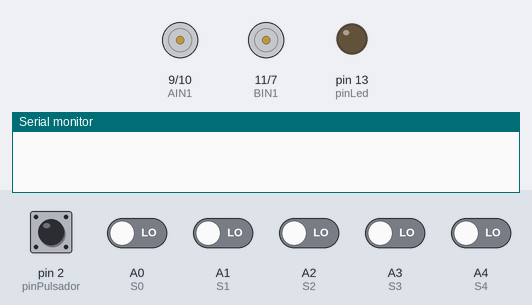
Bench run of a sketch on a simulated Arduino Uno, built with avr-gcc and run on an emulated ATmega328P. Shown: motor-driver pin pairs drawn as motors (green arrow = first pin HIGH = forward, orange = second pin HIGH = backward, longer = more drive, scaled by the enable pin), output pins drawn as LEDs (lit = HIGH), the last lines printed to the serial monitor. Inputs (shaded band) come from the test bench; at power-on: A0 (S0), A1 (S1), A2 (S2), A3 (S3), A4 (S4), pin 2 (pinPulsador) LOW.

Above: at 1.2 s.
1.3 s: pin 2 (pinPulsador) pulled HIGH for 0.15 s
At 2.8 s:
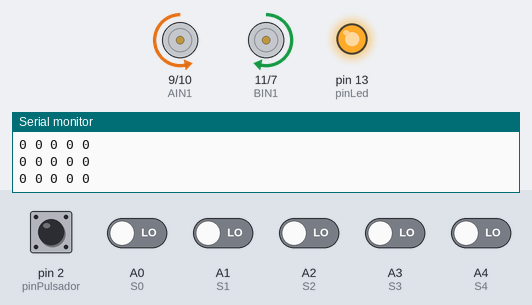
3.1 s: pin 2 (pinPulsador) pulled HIGH for 1 s
At 4.6 s:
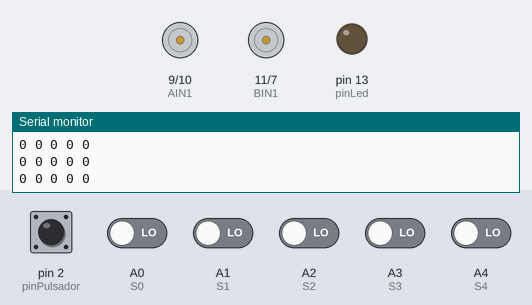
5.6 s: pin 2 (pinPulsador) driven HIGH and A0 (S0) driven HIGH and A1 (S1) driven HIGH and A2 (S2) driven HIGH and A3 (S3) driven HIGH
At 7.1 s:
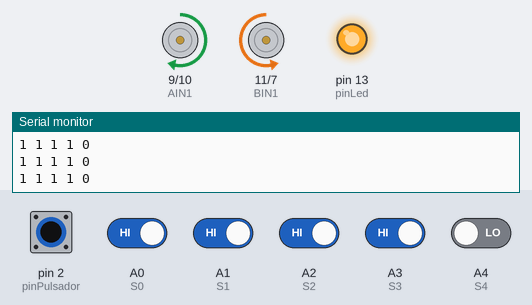
7.4 s: A2 (S2) driven LOW
At 8.1 s:
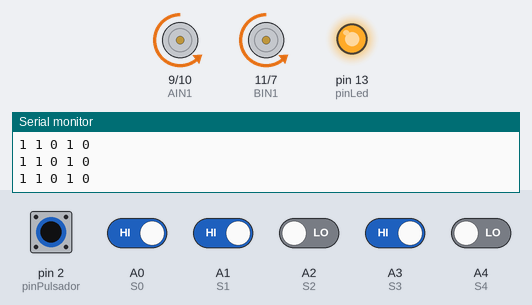
8.9 s: A2 (S2) driven HIGH
At 9.2 s:
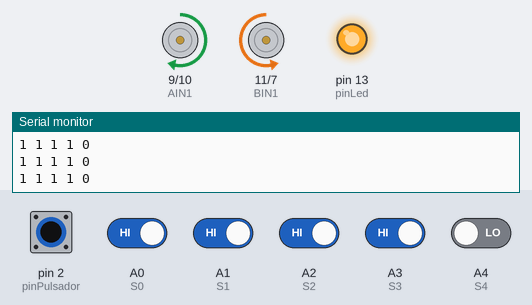
11.9 s: A4 (S4) driven HIGH
At 12.6 s:
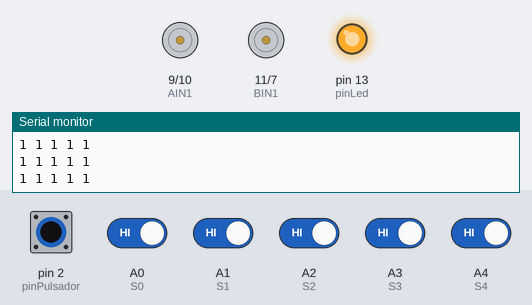
Timing chart, 0 to 14.4 s (numbered marks = the images above; inputs shaded):
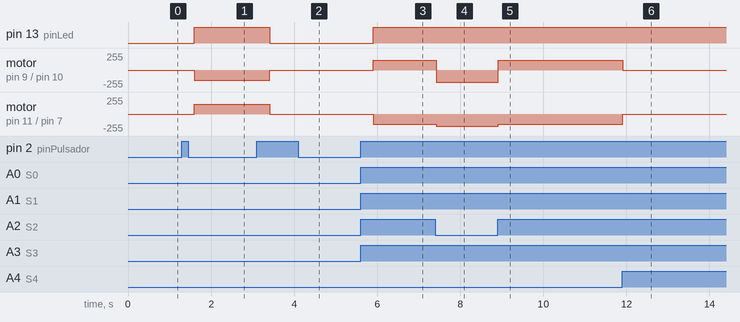

Measured:
- after the input at 1.3 s, pin 13 (pinLed): LOW → HIGH after 0.30 s; motor on pin 9 (AIN1) / pin 10 (AIN2): stopped → backward 150/255 after 0.30 s; motor on pin 11 (BIN1) / pin 7 (BIN2): stopped → forward 150/255 after 0.30 s
- after the input at 3.1 s, pin 13 (pinLed): HIGH → LOW after 0.31 s; motor on pin 9 (AIN1) / pin 10 (AIN2): backward 150/255 → stopped after 0.31 s; motor on pin 11 (BIN1) / pin 7 (BIN2): forward 150/255 → stopped after 0.31 s
- after the input at 5.6 s, pin 13 (pinLed): LOW → HIGH after 0.30 s; motor on pin 9 (AIN1) / pin 10 (AIN2): stopped → forward 150/255 after 0.30 s; motor on pin 11 (BIN1) / pin 7 (BIN2): stopped → backward 150/255 after 0.30 s
- after the input at 7.4 s, motor on pin 9 (AIN1) / pin 10 (AIN2): forward 150/255 → backward 180/255 at once; motor on pin 11 (BIN1) / pin 7 (BIN2): backward 150/255 → backward 180/255 at once
- after the input at 8.9 s, motor on pin 9 (AIN1) / pin 10 (AIN2): backward 180/255 → forward 150/255 at once; motor on pin 11 (BIN1) / pin 7 (BIN2): backward 180/255 → backward 150/255 at once
- after the input at 11.9 s, motor on pin 9 (AIN1) / pin 10 (AIN2): forward 150/255 → stopped at once; motor on pin 11 (BIN1) / pin 7 (BIN2): backward 150/255 → stopped at once

The sketch:

C_digo_Basico_velocista_Principiante.ino
```cpp
// Sensores TCRT5000 (regleta de 5 sensores)
const int S0 = A0; // Izquierda extrema
const int S1 = A1;
const int S2 = A2; // Central
const int S3 = A3;
const int S4 = A4; // Derecha extrema

// Pines del motor A (izquierdo)
const int AIN1 = 9;
const int AIN2 = 10;
const int PWMA = 5;

// Pines del motor B (derecho)
const int BIN1 = 11;
const int BIN2 = 7;
const int PWMB = 6;

// Pulsador
const int pinPulsador = 2;
bool robotActivo = false;
bool estadoAnteriorPulsador = HIGH;

// LED testigo
const int pinLed = 13;

// Velocidades
int velocidadBase = 180; //255 maximo
int velocidadGiro = 150;

void setup() {
  pinMode(AIN1, OUTPUT);
  pinMode(AIN2, OUTPUT);
  pinMode(PWMA, OUTPUT);
  pinMode(BIN1, OUTPUT);
  pinMode(BIN2, OUTPUT);
  pinMode(PWMB, OUTPUT);

  pinMode(S0, INPUT);
  pinMode(S1, INPUT);
  pinMode(S2, INPUT);
  pinMode(S3, INPUT);
  pinMode(S4, INPUT);

  pinMode(pinPulsador, INPUT);
  pinMode(pinLed, OUTPUT);

  detener(); // Estado inicial: detenido
  digitalWrite(pinLed, LOW); // LED apagado
  Serial.begin(9600);

}

void loop() {
  // Leer estado del pulsador
  bool estadoActualPulsador = digitalRead(pinPulsador);

 // Detectar flanco de subida (LOW a HIGH) si se usa pull-down
  if (estadoAnteriorPulsador == LOW && estadoActualPulsador == HIGH) {
    robotActivo = !robotActivo;
    delay(300); // Antirebote
  }

  estadoAnteriorPulsador = estadoActualPulsador;

  digitalWrite(pinLed, robotActivo ? HIGH : LOW);

  // Lógica de seguimiento de línea
  if (robotActivo) {
    int s0 = digitalRead(S0);
    int s1 = digitalRead(S1);
    int s2 = digitalRead(S2);
    int s3 = digitalRead(S3);
    int s4 = digitalRead(S4);

    Serial.print(s0); Serial.print(" ");
    Serial.print(s1); Serial.print(" ");
    Serial.print(s2); Serial.print(" ");
    Serial.print(s3); Serial.print(" ");
    Serial.println(s4);

    if (s2 == 0 && s1 == 1 && s3 == 1) {
      avanzar();
    } else if (s1 == 0 || s0 == 0) {
      girarIzquierda();
    } else if (s3 == 0 || s4 == 0) {
      girarDerecha();
    } else {
      detener();
    }
  } else {
    detener();
  }
}

void avanzar() {
  motorA(velocidadBase, false);
  motorB(velocidadBase, false);
}

void girarIzquierda() {
  motorA(velocidadGiro, false);
  motorB(velocidadGiro, true);
}

void girarDerecha() {
  motorA(velocidadGiro, true);
  motorB(velocidadGiro, false);
}

void detener() {
  motorA(0, true);
  motorB(0, true);
}

void motorA(int velocidad, bool adelante) {
  digitalWrite(AIN1, adelante);
  digitalWrite(AIN2, !adelante);
  analogWrite(PWMA, velocidad);
}

void motorB(int velocidad, bool adelante) {
  digitalWrite(BIN1, adelante);
  digitalWrite(BIN2, !adelante);
  analogWrite(PWMB, velocidad);
}
```
